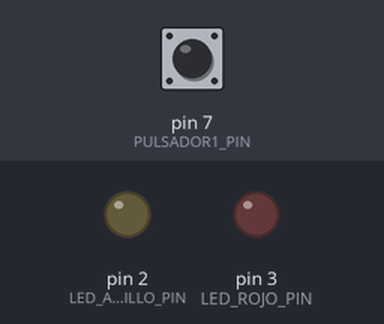
The sketch below on a simulated Arduino Uno, built with avr-gcc and run on an emulated ATmega328P. Shown: output pins drawn as LEDs (lit = HIGH). The test bench sets the inputs (shaded band); at power-on: pin 7 (PULSADOR1_PIN) LOW.

Above: at 1.3 s.
1.4 s: pin 7 (PULSADOR1_PIN) pulled HIGH for 0.6 s
At 2.9 s:
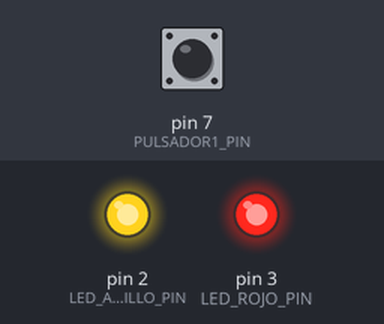
3.5 s: pin 7 (PULSADOR1_PIN) pulled HIGH for 1 s
At 4.0 s:
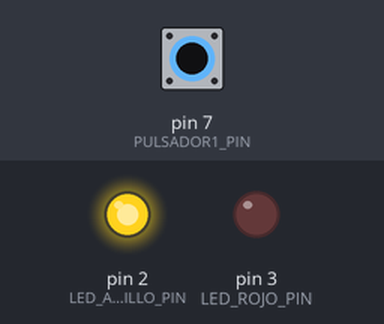
6.0 s: pin 7 (PULSADOR1_PIN) pulled HIGH for 3.2 s
At 7.1 s:
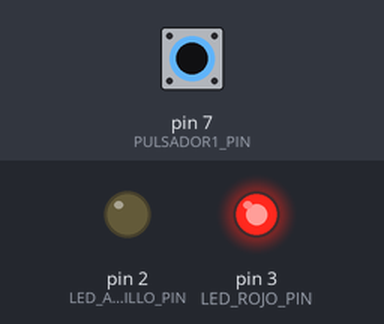
Timing chart, 0 to 11.0 s (numbered marks = the images above; inputs shaded):
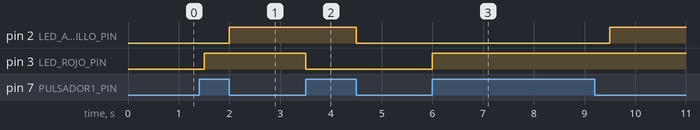

Measured:
- after the input at 1.4 s, pin 2 (LED_AMARILLO_PIN): LOW → HIGH after 0.60 s; pin 3 (LED_ROJO_PIN): LOW → HIGH after 0.10 s
- after the input at 3.5 s, pin 2 (LED_AMARILLO_PIN): HIGH → LOW after 1.0 s; pin 3 (LED_ROJO_PIN): HIGH → LOW at once
- after the input at 6.0 s, pin 2 (LED_AMARILLO_PIN): LOW → HIGH after 3.5 s; pin 3 (LED_ROJO_PIN): LOW → HIGH at once

The sketch:

Ejercicio4.ino
```cpp
// Consigna:
// Conectar:
// - Un pulsador con resistencia de pull_up.
// - Un LED amarillo.
// - Un LED rojo.

// Leer el pulsador, con el flanco de bajada del pulsador accionar el LED amarillo, y con el flanco de subida accionar el LED Rojo.

// Definicion de pines
#define PULSADOR1_PIN 7
#define LED_AMARILLO_PIN 2
#define LED_ROJO_PIN 3

// Variables
int pulsador1_estado_anterior;

void setup()
{
  Serial.begin(115200);

  // Inicializo pines
  pinMode(PULSADOR1_PIN, INPUT);
  pulsador1_estado_anterior = digitalRead(PULSADOR1_PIN);

  pinMode(LED_AMARILLO_PIN, OUTPUT);
  digitalWrite(LED_AMARILLO_PIN, LOW);

  pinMode(LED_ROJO_PIN, OUTPUT);
  digitalWrite(LED_ROJO_PIN, LOW);
}

void loop()
{
  int pulsador1_estado;
  pulsador1_estado = leer_pulsador(PULSADOR1_PIN, pulsador1_estado_anterior);

  if (pulsador1_estado == 2)
  {
    digitalWrite(LED_AMARILLO_PIN, !digitalRead(LED_AMARILLO_PIN));
  }

  if (pulsador1_estado == 3)
  {
    digitalWrite(LED_ROJO_PIN, !digitalRead(LED_ROJO_PIN));
  }
  delay(500);
}

// Lee pulsador
// Retorna:
// 0 -> Bajo
// 1 -> Alto
// 2 -> Bajando
// 3 -> Subiendo

int leer_pulsador(int pin, int &estado_anterior)
{
  int estado_actual = digitalRead(pin);
  int estado_pulsador;

  if (estado_anterior == 0 && estado_actual == 0)
    estado_pulsador = 0;
  else if (estado_anterior == 0 && estado_actual == 1)
    estado_pulsador = 3;
  else if (estado_anterior == 1 && estado_actual == 0)
    estado_pulsador = 2;
  else if (estado_anterior == 1 && estado_actual == 1)
    estado_pulsador = 0;

  estado_anterior = estado_actual;
  return estado_pulsador;
}
```
